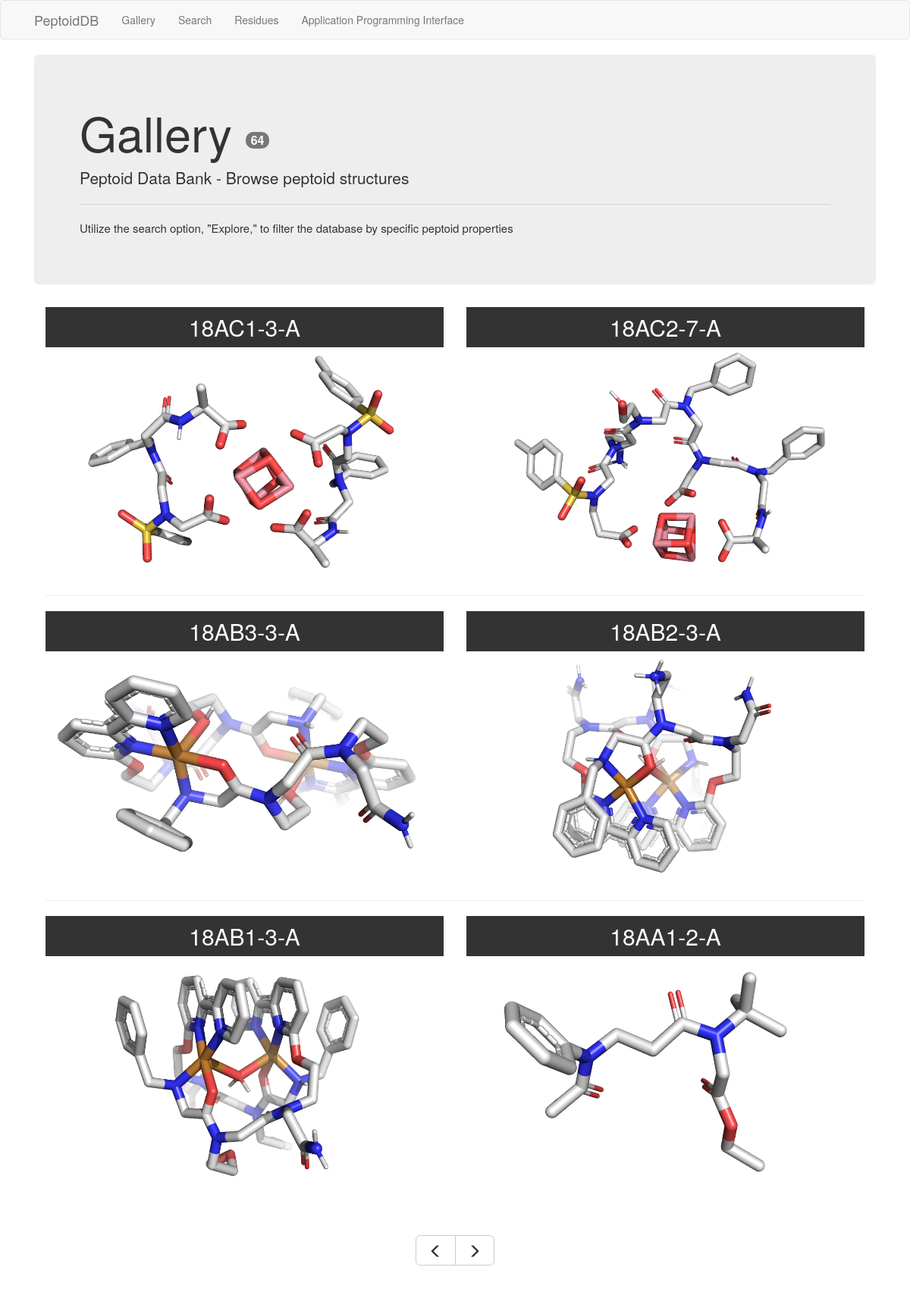
Screenshot of /gallery?page=2 with the database file from the repository.
### app/models.py (models this page shows, shortened)
class Peptoid(db.Model):
    code = db.Column(db.String(16), primary_key=True)
    title = db.Column(db.Text, index=True, unique=False)
    release = db.Column(db.DateTime, index=True, unique=False)
    experiment = db.Column(db.Text, index=True, unique=False)
    pub_doi = db.Column(db.String(32), index=True, unique=False)
    struct_doi = db.Column(db.String(32), index=True, unique=False)
    topology = db.Column(db.String(1), index=True, unique=False)
    sequence = db.Column(db.String(1024), index=True, unique=False)
    peptoid_author = db.relationship('Author', secondary=peptoid_author, lazy='dynamic',
                                     backref=db.backref('peptoids', order_by='Peptoid.release.desc()'))
    peptoid_residue = db.relationship('Residue', secondary=peptoid_residue, lazy='dynamic',
                                      backref=db.backref('peptoids', order_by='Peptoid.release.desc()'))

### app/routes/routes.py (the view)
@bp.route('/gallery')
def gallery():
    page = request.args.get('page', 1, type=int)
    peptoids = Peptoid.query.order_by(Peptoid.release.desc()).paginate(
        page, app.config['PEPTOIDS_PER_PAGE'], True)
    properties = get_home(peptoids.items)
    next_url = url_for(
        'routes.gallery', page=peptoids.next_num) if peptoids.has_next else None
    prev_url = url_for(
        'routes.gallery', page=peptoids.prev_num) if peptoids.has_prev else None
    return render_template('gallery.html',
                           title='Gallery',
                           pages=peptoids.pages,
                           total=peptoids.total,
                           next_url=next_url,
                           prev_url=prev_url,
                           peptoid_codes=properties[0],
                           peptoid_urls=properties[1],
                           peptoid_titles=properties[2],
                           peptoid_sequences=properties[3],
                           data=properties[4],
                           publications=properties[5]
                           )

### app/templates/gallery.html (shortened to what this page needs)
{% extends "base.html" %}  {%
block styles %} {{super()}}
<link
  rel="stylesheet"
  href="{{url_for('static', filename='bootstrap-grid.css')}}"
/>
<link rel="stylesheet" href="{{url_for('static', filename='images.css')}}" />
{% endblock %}  {% block app_content %}
<div class="jumbotron">
  <h1 class="display-4">
    {{ title }}
    <span class="badge badge-secondary" style="font-size: medium;"
      >{{ total }}</span
    >
  </h1>
  <p>Peptoid Data Bank - Browse peptoid structures</p>
  <hr class="my-4" />
  <p style="font-size: 1.5rem; font-weight: 300;">
    Utilize the search option, "Explore," to filter the database by specific
    peptoid properties
  </p>
</div>
<div class="container">
  <div class="row block-center">
    {% for i in range(peptoid_codes.__len__())%} {% if i ==
    (peptoid_codes.__len__()-1) %}
    <div class="col-sm-6">
      {% else %}
      <div class="col-sm">
        {% endif %}
        <div class="header">
          <h2>{{ peptoid_codes[i] }}</h2>
        </div>
        <div class="fall-item fall-effect">
          <img
            src="{{url_for('static', filename='peptoids/'+peptoid_codes[i][:5]+'.png')}}"
          />
        </div>
      </div>
      {% if (i+1) % 2 == 0 and i != (peptoid_codes.__len__()-1)%}
    </div>
    <hr />
    <div class="row">{% endif %} {% endfor %}</div>
    <br />
    <br />
    <br />
    <div class="row block-center">
      <div class="col text-center" style="padding-bottom: 4em;">
        <div
          class="btn-group btn-group-lg"
          role="group"
          aria-label="Basic example"
          style="margin: 0 auto;"
        >
          {% if prev_url %}
          <a class="btn btn-default" href="{{prev_url}}"><span class="glyphicon glyphicon-menu-left" aria-hidden="true"></span></a>
          {% endif %}
          {% if next_url %}
          <a class="btn btn-default" href="{{next_url}}"><span class="glyphicon glyphicon-menu-right" aria-hidden="true"></span></a>
          {% endif %}
        </div>
      </div>
    </div>
    {% endblock %}

### app/static/images.css (style rules this page uses)
.fall-item { width: 100%; height: auto; overflow: hidden; position: relative; text-align: center; }
.fall-item img { display: block; position: relative; width: 100%; height: auto; }
.header h2 { color: #fff; text-align: center; position: relative; padding: 10px; background: rgba(0, 0, 0, 0.8); margin: 0 0 0 0; }

### rows the page displays
Peptoid: code "18AC1-3-A"
Peptoid: code "18AC2-7-A"
Peptoid: code "18AB3-3-A"
Peptoid: code "18AB2-3-A"
Peptoid: code "18AB1-3-A"
Peptoid: code "18AA1-2-A"

### other values shown
{{ title }} "Gallery"
{{ total }} "64"
